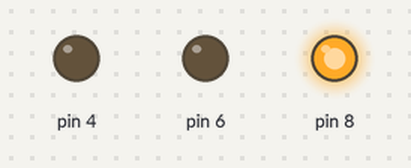
The sketch below on a simulated Arduino Uno, built with avr-gcc and run on an emulated ATmega328P. On the bench: output pins drawn as LEDs (lit = HIGH).

Above: at 0.5 s.
At 2.5 s:
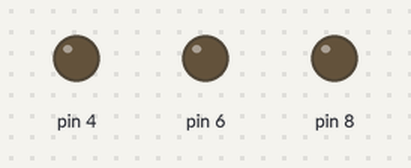
Timing chart, 0 to 5.2 s (numbered marks = the images above):
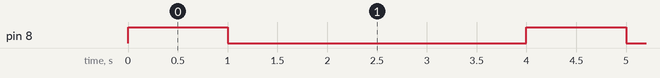

Measured:
- by itself, pin 8: alternates HIGH for 1.0 s and LOW for 3.0 s

The sketch:

Arduino_1_LED_on_off.ino
```cpp
void setup()
{
  pinMode(4, OUTPUT);
  pinMode(6, OUTPUT);
  pinMode(8, OUTPUT);
}

void loop()
{
  digitalWrite(8, HIGH);
  delay(1000);
  digitalWrite(8, LOW);
  delay(3000);
}
```
